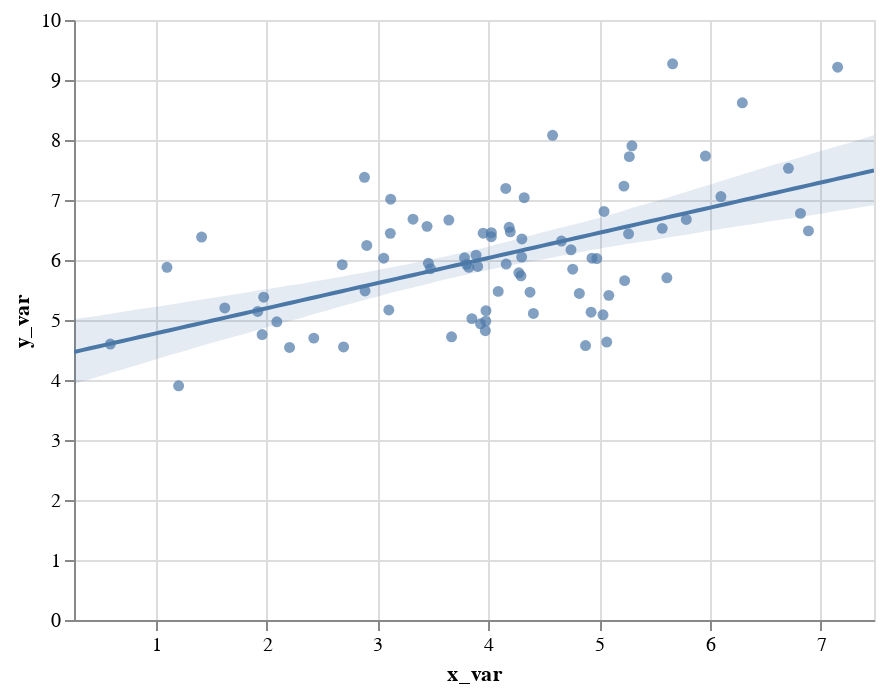

The notebook cell this image was saved under:
### Code cell
import pandas as pd
x, y = pd.Series(x, name="x_var"), pd.Series(y, name="y_var")
display(salt.regplot(x=x, y=y))
ax = sns.regplot(x=x, y=y, marker="+")

### Figure 1 — Vega-Lite specification as saved in the notebook (floating-point values rounded to 4 significant figures)
{"$schema": "https://vega.github.io/schema/vega-lite/v2.4.1.json", "config": {"view": {"height": 300, "width": 400}}, "layer": [{"data": {"values": [{"x_var": 3.447, "y_var": 6.561}, {"x_var": 6.815, "y_var": 6.777}, {"x_var": 5.662, "y_var": 9.27}, {"x_var": 1.102, "y_var": 5.878}, {"x_var": 2.682, "y_var": 5.922}, {"x_var": 4.58, "y_var": 8.078}, {"x_var": 5.569, "y_var": 6.527}, {"x_var": 4.761, "y_var": 5.847}, {"x_var": 3.103, "y_var": 5.167}, {"x_var": 4.161, "y_var": 5.932}, {"x_var": 2.695, "y_var": 4.551}, {"x_var": 4.027, "y_var": 6.388}, {"x_var": 6.098, "y_var": 7.057}, {"x_var": 2.904, "y_var": 6.243}, {"x_var": 4.089, "y_var": 5.477}, {"x_var": 2.426, "y_var": 4.698}, {"x_var": 3.889, "y_var": 6.08}, {"x_var": 4.295, "y_var": 5.736}, {"x_var": 3.93, "y_var": 4.936}, {"x_var": 4.746, "y_var": 6.17}, {"x_var": 5.044, "y_var": 6.809}, {"x_var": 3.803, "y_var": 5.927}, {"x_var": 3.954, "y_var": 6.447}, {"x_var": 1.623, "y_var": 5.201}, {"x_var": 7.151, "y_var": 9.213}, {"x_var": 6.887, "y_var": 6.485}, {"x_var": 4.407, "y_var": 5.11}, {"x_var": 1.921, "y_var": 5.142}, {"x_var": 5.61, "y_var": 5.704}, {"x_var": 3.116, "y_var": 6.444}, {"x_var": 3.119, "y_var": 7.014}, {"x_var": 3.057, "y_var": 6.03}, {"x_var": 4.198, "y_var": 6.469}, {"x_var": 5.035, "y_var": 5.087}, {"x_var": 1.207, "y_var": 3.904}, {"x_var": 3.321, "y_var": 6.68}, {"x_var": 3.785, "y_var": 6.036}, {"x_var": 3.977, "y_var": 4.981}, {"x_var": 2.093, "y_var": 4.97}, {"x_var": 4.324, "y_var": 7.038}, {"x_var": 3.979, "y_var": 5.156}, {"x_var": 3.824, "y_var": 5.877}, {"x_var": 3.46, "y_var": 5.946}, {"x_var": 3.669, "y_var": 4.721}, {"x_var": 4.376, "y_var": 5.463}, {"x_var": 3.973, "y_var": 4.822}, {"x_var": 6.707, "y_var": 7.528}, {"x_var": 0.5912, "y_var": 4.599}, {"x_var": 2.883, "y_var": 7.378}, {"x_var": 4.301, "y_var": 6.05}, {"x_var": 2.889, "y_var": 5.484}, {"x_var": 4.276, "y_var": 5.786}, {"x_var": 3.644, "y_var": 6.666}, {"x_var": 5.786, "y_var": 6.676}, {"x_var": 1.414, "y_var": 6.382}, {"x_var": 5.958, "y_var": 7.733}, {"x_var": 2.208, "y_var": 4.543}, {"x_var": 4.157, "y_var": 7.193}, {"x_var": 4.935, "y_var": 6.03}, {"x_var": 5.23, "y_var": 5.656}, {"x_var": 6.291, "y_var": 8.619}, {"x_var": 1.96, "y_var": 4.757}, {"x_var": 4.028, "y_var": 6.455}, {"x_var": 4.927, "y_var": 5.129}, {"x_var": 5.223, "y_var": 7.231}, {"x_var": 5.087, "y_var": 5.411}, {"x_var": 5.272, "y_var": 7.723}, {"x_var": 5.296, "y_var": 7.903}, {"x_var": 3.852, "y_var": 5.023}, {"x_var": 4.303, "y_var": 6.351}, {"x_var": 3.479, "y_var": 5.855}, {"x_var": 1.974, "y_var": 5.38}, {"x_var": 4.66, "y_var": 6.315}, {"x_var": 5.265, "y_var": 6.436}, {"x_var": 4.877, "y_var": 4.574}, {"x_var": 3.904, "y_var": 5.892}, {"x_var": 4.821, "y_var": 5.442}, {"x_var": 4.979, "y_var": 6.024}, {"x_var": 5.068, "y_var": 4.633}, {"x_var": 4.188, "y_var": 6.544}]}, "encoding": {"x": {"axis": {"title": "x_var"}, "field": "x_var", "scale": {"domain": [0.2633, 7.479], "nice": false}, "type": "quantitative"}, "y": {"axis": {"title": "y_var"}, "field": "y_var", "type": "quantitative"}}, "mark": {"clip": true, "type": "circle"}}, {"data": {"values": [{"x": 0.2633, "y": 4.468}, {"x": 0.3361, "y": 4.498}, {"x": 0.409, "y": 4.529}, {"x": 0.4819, "y": 4.559}, {"x": 0.5548, "y": 4.59}, {"x": 0.6277, "y": 4.621}, {"x": 0.7005, "y": 4.651}, {"x": 0.7734, "y": 4.682}, {"x": 0.8463, "y": 4.712}, {"x": 0.9192, "y": 4.743}, {"x": 0.9921, "y": 4.773}, {"x": 1.065, "y": 4.804}, {"x": 1.138, "y": 4.834}, {"x": 1.211, "y": 4.865}, {"x": 1.284, "y": 4.895}, {"x": 1.356, "y": 4.926}, {"x": 1.429, "y": 4.957}, {"x": 1.502, "y": 4.987}, {"x": 1.575, "y": 5.018}, {"x": 1.648, "y": 5.048}, {"x": 1.721, "y": 5.079}, {"x": 1.794, "y": 5.109}, {"x": 1.867, "y": 5.14}, {"x": 1.94, "y": 5.17}, {"x": 2.012, "y": 5.201}, {"x": 2.085, "y": 5.231}, {"x": 2.158, "y": 5.262}, {"x": 2.231, "y": 5.293}, {"x": 2.304, "y": 5.323}, {"x": 2.377, "y": 5.354}, {"x": 2.45, "y": 5.384}, {"x": 2.523, "y": 5.415}, {"x": 2.595, "y": 5.445}, {"x": 2.668, "y": 5.476}, {"x": 2.741, "y": 5.506}, {"x": 2.814, "y": 5.537}, {"x": 2.887, "y": 5.568}, {"x": 2.96, "y": 5.598}, {"x": 3.033, "y": 5.629}, {"x": 3.106, "y": 5.659}, {"x": 3.179, "y": 5.69}, {"x": 3.251, "y": 5.72}, {"x": 3.324, "y": 5.751}, {"x": 3.397, "y": 5.781}, {"x": 3.47, "y": 5.812}, {"x": 3.543, "y": 5.842}, {"x": 3.616, "y": 5.873}, {"x": 3.689, "y": 5.904}, {"x": 3.762, "y": 5.934}, {"x": 3.834, "y": 5.965}, {"x": 3.907, "y": 5.995}, {"x": 3.98, "y": 6.026}, {"x": 4.053, "y": 6.056}, {"x": 4.126, "y": 6.087}, {"x": 4.199, "y": 6.117}, {"x": 4.272, "y": 6.148}, {"x": 4.345, "y": 6.178}, {"x": 4.418, "y": 6.209}, {"x": 4.49, "y": 6.24}, {"x": 4.563, "y": 6.27}, {"x": 4.636, "y": 6.301}, {"x": 4.709, "y": 6.331}, {"x": 4.782, "y": 6.362}, {"x": 4.855, "y": 6.392}, {"x": 4.928, "y": 6.423}, {"x": 5.001, "y": 6.453}, {"x": 5.073, "y": 6.484}, {"x": 5.146, "y": 6.514}, {"x": 5.219, "y": 6.545}, {"x": 5.292, "y": 6.576}, {"x": 5.365, "y": 6.606}, {"x": 5.438, "y": 6.637}, {"x": 5.511, "y": 6.667}, {"x": 5.584, "y": 6.698}, {"x": 5.657, "y": 6.728}, {"x": 5.729, "y": 6.759}, {"x": 5.802, "y": 6.789}, {"x": 5.875, "y": 6.82}, {"x": 5.948, "y": 6.851}, {"x": 6.021, "y": 6.881}, {"x": 6.094, "y": 6.912}, {"x": 6.167, "y": 6.942}, {"x": 6.24, "y": 6.973}, {"x": 6.312, "y": 7.003}, {"x": 6.385, "y": 7.034}, {"x": 6.458, "y": 7.064}, {"x": 6.531, "y": 7.095}, {"x": 6.604, "y": 7.125}, {"x": 6.677, "y": 7.156}, {"x": 6.75, "y": 7.187}, {"x": 6.823, "y": 7.217}, {"x": 6.896, "y": 7.248}, {"x": 6.968, "y": 7.278}, {"x": 7.041, "y": 7.309}, {"x": 7.114, "y": 7.339}, {"x": 7.187, "y": 7.37}, {"x": 7.26, "y": 7.4}, {"x": 7.333, "y": 7.431}, {"x": 7.406, "y": 7.461}, {"x": 7.479, "y": 7.492}]}, "encoding": {"x": {"field": "x", "scale": {"domain": [0.2633, 7.479], "nice": false}, "type": "quantitative"}, "y": {"field": "y", "type": "quantitative"}}, "mark": {"clip": true, "type": "line"}}, {"data": {"values": [{"x": 0.2633, "y1": 3.935, "y2": 5.015}, {"x": 0.3361, "y1": 3.973, "y2": 5.032}, {"x": 0.409, "y1": 4.014, "y2": 5.05}, {"x": 0.4819, "y1": 4.054, "y2": 5.073}, {"x": 0.5548, "y1": 4.096, "y2": 5.093}, {"x": 0.6277, "y1": 4.137, "y2": 5.114}, {"x": 0.7005, "y1": 4.175, "y2": 5.136}, {"x": 0.7734, "y1": 4.215, "y2": 5.157}, {"x": 0.8463, "y1": 4.256, "y2": 5.178}, {"x": 0.9192, "y1": 4.297, "y2": 5.2}, {"x": 0.9921, "y1": 4.336, "y2": 5.217}, {"x": 1.065, "y1": 4.378, "y2": 5.237}, {"x": 1.138, "y1": 4.42, "y2": 5.258}, {"x": 1.211, "y1": 4.457, "y2": 5.281}, {"x": 1.284, "y1": 4.497, "y2": 5.305}, {"x": 1.356, "y1": 4.538, "y2": 5.326}, {"x": 1.429, "y1": 4.579, "y2": 5.346}, {"x": 1.502, "y1": 4.617, "y2": 5.365}, {"x": 1.575, "y1": 4.654, "y2": 5.386}, {"x": 1.648, "y1": 4.692, "y2": 5.409}, {"x": 1.721, "y1": 4.728, "y2": 5.43}, {"x": 1.794, "y1": 4.764, "y2": 5.451}, {"x": 1.867, "y1": 4.803, "y2": 5.473}, {"x": 1.94, "y1": 4.844, "y2": 5.496}, {"x": 2.012, "y1": 4.884, "y2": 5.517}, {"x": 2.085, "y1": 4.92, "y2": 5.539}, {"x": 2.158, "y1": 4.957, "y2": 5.561}, {"x": 2.231, "y1": 4.995, "y2": 5.583}, {"x": 2.304, "y1": 5.031, "y2": 5.602}, {"x": 2.377, "y1": 5.071, "y2": 5.624}, {"x": 2.45, "y1": 5.111, "y2": 5.649}, {"x": 2.523, "y1": 5.146, "y2": 5.672}, {"x": 2.595, "y1": 5.186, "y2": 5.694}, {"x": 2.668, "y1": 5.226, "y2": 5.718}, {"x": 2.741, "y1": 5.264, "y2": 5.744}, {"x": 2.814, "y1": 5.301, "y2": 5.77}, {"x": 2.887, "y1": 5.336, "y2": 5.793}, {"x": 2.96, "y1": 5.372, "y2": 5.816}, {"x": 3.033, "y1": 5.405, "y2": 5.845}, {"x": 3.106, "y1": 5.446, "y2": 5.871}, {"x": 3.179, "y1": 5.48, "y2": 5.894}, {"x": 3.251, "y1": 5.511, "y2": 5.92}, {"x": 3.324, "y1": 5.543, "y2": 5.951}, {"x": 3.397, "y1": 5.575, "y2": 5.981}, {"x": 3.47, "y1": 5.61, "y2": 6.007}, {"x": 3.543, "y1": 5.646, "y2": 6.034}, {"x": 3.616, "y1": 5.68, "y2": 6.06}, {"x": 3.689, "y1": 5.708, "y2": 6.09}, {"x": 3.762, "y1": 5.738, "y2": 6.12}, {"x": 3.834, "y1": 5.771, "y2": 6.148}, {"x": 3.907, "y1": 5.801, "y2": 6.178}, {"x": 3.98, "y1": 5.83, "y2": 6.213}, {"x": 4.053, "y1": 5.856, "y2": 6.252}, {"x": 4.126, "y1": 5.885, "y2": 6.284}, {"x": 4.199, "y1": 5.91, "y2": 6.315}, {"x": 4.272, "y1": 5.936, "y2": 6.354}, {"x": 4.345, "y1": 5.962, "y2": 6.392}, {"x": 4.418, "y1": 5.986, "y2": 6.427}, {"x": 4.49, "y1": 6.01, "y2": 6.462}, {"x": 4.563, "y1": 6.035, "y2": 6.498}, {"x": 4.636, "y1": 6.062, "y2": 6.531}, {"x": 4.709, "y1": 6.086, "y2": 6.564}, {"x": 4.782, "y1": 6.112, "y2": 6.598}, {"x": 4.855, "y1": 6.14, "y2": 6.631}, {"x": 4.928, "y1": 6.168, "y2": 6.665}, {"x": 5.001, "y1": 6.188, "y2": 6.701}, {"x": 5.073, "y1": 6.214, "y2": 6.741}, {"x": 5.146, "y1": 6.235, "y2": 6.779}, {"x": 5.219, "y1": 6.257, "y2": 6.822}, {"x": 5.292, "y1": 6.28, "y2": 6.865}, {"x": 5.365, "y1": 6.3, "y2": 6.905}, {"x": 5.438, "y1": 6.317, "y2": 6.941}, {"x": 5.511, "y1": 6.338, "y2": 6.981}, {"x": 5.584, "y1": 6.362, "y2": 7.021}, {"x": 5.657, "y1": 6.386, "y2": 7.061}, {"x": 5.729, "y1": 6.405, "y2": 7.103}, {"x": 5.802, "y1": 6.424, "y2": 7.145}, {"x": 5.875, "y1": 6.451, "y2": 7.187}, {"x": 5.948, "y1": 6.475, "y2": 7.227}, {"x": 6.021, "y1": 6.495, "y2": 7.268}, {"x": 6.094, "y1": 6.515, "y2": 7.311}, {"x": 6.167, "y1": 6.537, "y2": 7.354}, {"x": 6.24, "y1": 6.56, "y2": 7.396}, {"x": 6.312, "y1": 6.581, "y2": 7.438}, {"x": 6.385, "y1": 6.597, "y2": 7.48}, {"x": 6.458, "y1": 6.619, "y2": 7.522}, {"x": 6.531, "y1": 6.641, "y2": 7.564}, {"x": 6.604, "y1": 6.661, "y2": 7.604}, {"x": 6.677, "y1": 6.68, "y2": 7.639}, {"x": 6.75, "y1": 6.7, "y2": 7.674}, {"x": 6.823, "y1": 6.721, "y2": 7.717}, {"x": 6.896, "y1": 6.742, "y2": 7.76}, {"x": 6.968, "y1": 6.764, "y2": 7.799}, {"x": 7.041, "y1": 6.785, "y2": 7.838}, {"x": 7.114, "y1": 6.806, "y2": 7.877}, {"x": 7.187, "y1": 6.828, "y2": 7.917}, {"x": 7.26, "y1": 6.849, "y2": 7.956}, {"x": 7.333, "y1": 6.871, "y2": 7.995}, {"x": 7.406, "y1": 6.891, "y2": 8.037}, {"x": 7.479, "y1": 6.91, "y2": 8.079}]}, "encoding": {"opacity": {"value": 0.15}, "x": {"field": "x", "scale": {"domain": [0.2633, 7.479], "nice": false}, "type": "quantitative"}, "y": {"field": "y1", "type": "quantitative"}, "y2": {"field": "y2", "type": "quantitative"}}, "mark": {"clip": true, "type": "area"}}]}
